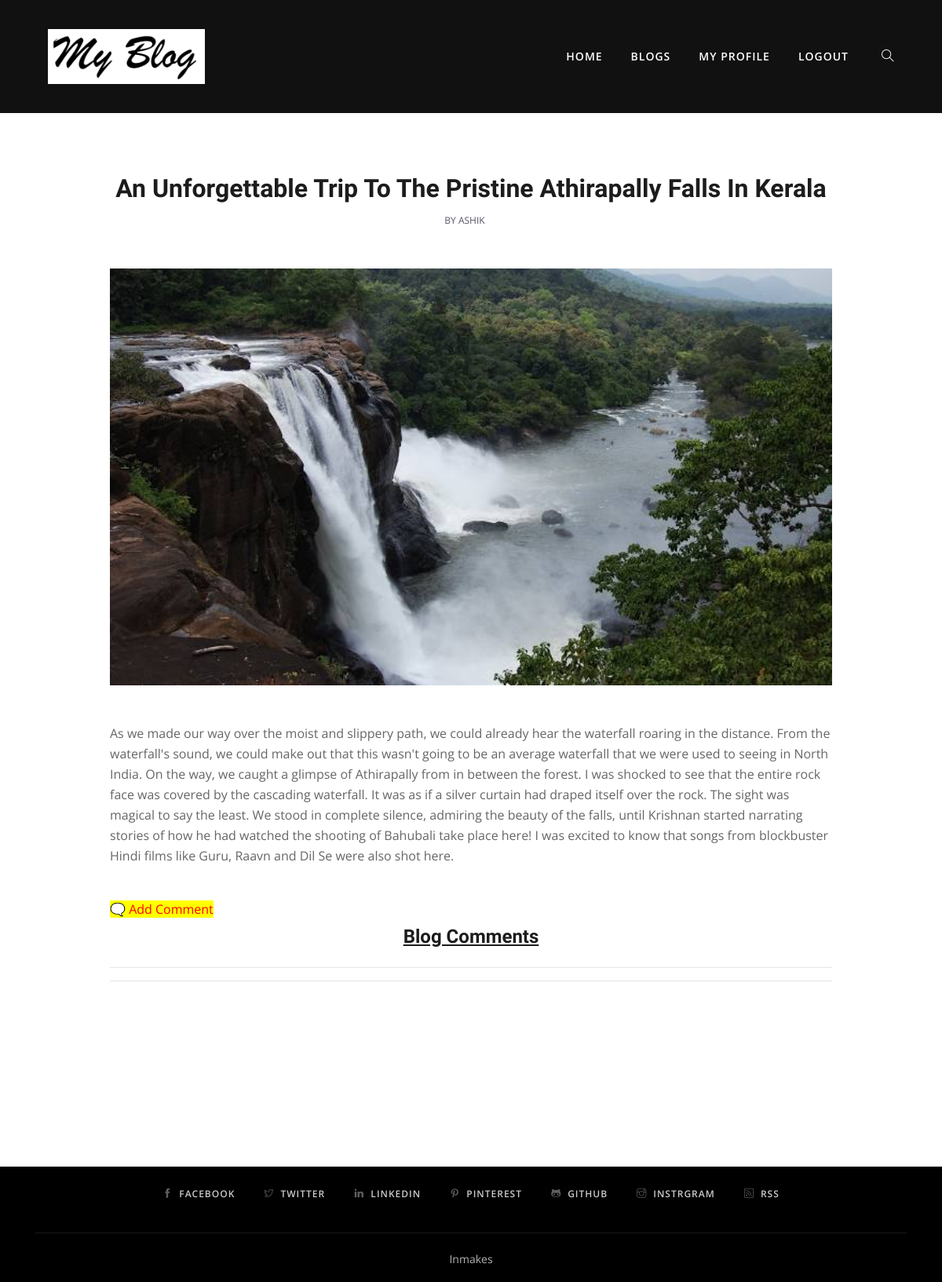
Screenshot of /blogUser/home/ (signed in) with the database file from the repository.
### Userapp/models.py (models this page shows, shortened)
class UserBlogs(models.Model):
    title = models.CharField(max_length=200,null=True)
    blog_image = models.ImageField(upload_to='blog_media', null=True)
    description = models.TextField(max_length=10000, null=True)
    username = models.CharField(max_length=200, null=True)
    status = models.CharField(default='True',max_length=100,null=True)

### Userapp/views.py (the view)
# urls.py: path('home/',views.userHome,name='user_home'),
def userHome(request):
    username = request.session['username']
    user = loginTable.objects.all()
    blogs=[]
    cmt = BlogComments.objects.all()
    if request.user.is_authenticated:
        blogs = UserBlogs.objects.all().order_by('-id')
    else:
        messages.error(request, 'Please login first')
    context = {
        'username': username,
        'blogs': blogs,
        'cmt': cmt,
        'user':user,
    }
    return render(request,'blogUser/Home.html',context)

### Templates/blogUser/Home.html (shortened to what this page needs)
{% extends 'blogUser/userindex.html' %}
{% load static %}
{% block content %}
	<section class="single-block-wrapper section-padding">
        <div class="container">
            <div class="row justify-content-center">
                <div class="col-lg-10 col-md-10 col-sm-12 col-xs-12">
                    <div class="single-post">
                        {% for blog in blogs %}
                        {% if blog.status == 'True' %}
                        <div class="post-header mb-5 text-center">
                            <h2 class="post-title mt-2">
                                {{ blog.title }}
                            </h2>
                            <div class="post-meta">
                                <span class="text-uppercase font-sm letter-spacing-2 mr-3">by {{ blog.username }}</span>
                            </div>
                            <div class="post-featured-image mt-5">
                                <img src="{{ blog.blog_image.url }}" class="img-fluid w-100" alt="featured-image">
                            </div>
                        </div>
						<div class="post-body">
                            <div class="entry-content">
                                <p> {{ blog.description }}</p>
							</div>
						</div>
                        <br />
                                <a href="{% url 'addComments' blog.id %}" style="color:red;background-color:yellow;">🗨️ Add Comment</a>
                        <div class="post-share">
                            <div class="d-flex justify-content-center">
                                <h3 class="post-title mt-2"><u>Blog Comments</u></h3>
							</div>
						</div>
                        {% endif %}
                        <hr>
                        {% endfor %}
					</div>
				</div>
			</div>
		</div>
	</section>
{% endblock %}

### static/assets/css/style_home.css (style rules this page uses)
body, p { font-family: "Open Sans", sans-serif; line-height: 26px; font-size: 16px; text-rendering: optimizeLegibility; color: #666; font-weight: 400; }
html { overflow-x: hidden; width: 100%; height: 100%; }
h1, .h1, h2, .h2, h3, .h3, h4, .h4, h5, .h5, h6, .h6 { color: #1c1c1c; font-weight: 600; font-family: "Unna", serif; }
h2, .h2 { font-size: 32px; line-height: 36px; font-weight: 700; }
h3, .h3 { font-size: 24px; font-weight: 700; }
body { background: #fff; color: #575769; }
html, body { height: 100%; }
a { transition: all 0.3s ease-in-out; color: #000; }
a:link, a:visited { text-decoration: none; }
.section-padding { padding: 70px 0; position: relative; }
.font-sm { font-size: 12px !important; }
.post-title { text-transform: capitalize; }

### rows the page displays
UserBlogs: title "An Unforgettable Trip To The Pristine Athirapally Falls In Kerala", username "ASHIK", blog_image (picture), description "As we made our way over the moist and slippery path, we could already hear the waterfall roaring in the distance. From the waterfall's sound, we could make out that this wasn't going to be an average waterfall that we were used to seeing in North India. On the way, we caught a glimpse of Athirapally from in between the forest. I was shocked to see that the entire rock face was covered by the cascading waterfall. It was as if a silver curtain had draped itself over the rock. The sight was magical to say the least. We stood in complete silence, admiring the beauty of the falls, until Krishnan started narrating stories of how he had watched the shooting of Bahubali take place here! I was…"
